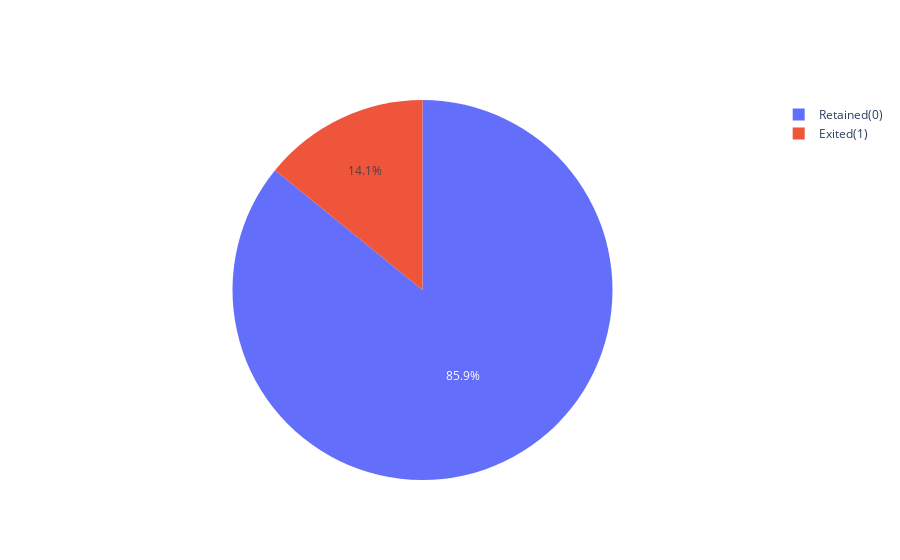

Notebook cell for this chart:
### Code cell
# Plot pie Chart to get the information about the percentage of Telecom Customers churning using Plotly histogram

import plotly.graph_objects as go
fig=go.Figure(data= [go.Pie(labels=['Retained(0)','Exited(1)'],values=telecom_df['class'].value_counts())])
fig.show()

### Figure 1 — Plotly figure (JSON) as saved in the notebook; plotly's stock layout.template omitted (floating-point values rounded to 4 significant figures)
{"data": [{"labels": ["Retained(0)", "Exited(1)"], "type": "pie", "values": [4293, 707]}], "layout": {}}
